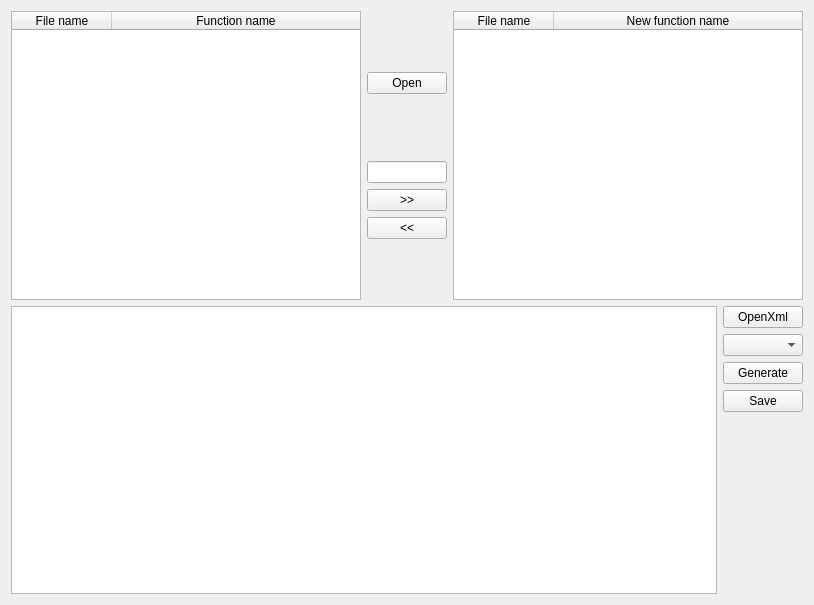
<?xml version="1.0" encoding="UTF-8"?>
<ui version="4.0">
 <class>Form</class>
 <widget class="QWidget" name="Form">
  <property name="geometry">
   <rect>
    <x>0</x>
    <y>0</y>
    <width>814</width>
    <height>605</height>
   </rect>
  </property>
  <property name="windowTitle">
   <string>xmlgen</string>
  </property>
  <layout class="QVBoxLayout" name="verticalLayout_3">
   <item>
    <layout class="QHBoxLayout" name="horizontalLayout">
     <item>
      <widget class="QTableWidget" name="tableWidgetSource">
       <property name="sizeAdjustPolicy">
        <enum>QAbstractScrollArea::AdjustIgnored</enum>
       </property>
       <property name="editTriggers">
        <set>QAbstractItemView::NoEditTriggers</set>
       </property>
       <property name="selectionBehavior">
        <enum>QAbstractItemView::SelectRows</enum>
       </property>
       <property name="verticalScrollMode">
        <enum>QAbstractItemView::ScrollPerItem</enum>
       </property>
       <property name="horizontalScrollMode">
        <enum>QAbstractItemView::ScrollPerItem</enum>
       </property>
       <property name="rowCount">
        <number>0</number>
       </property>
       <property name="columnCount">
        <number>2</number>
       </property>
       <attribute name="horizontalHeaderStretchLastSection">
        <bool>true</bool>
       </attribute>
       <attribute name="verticalHeaderStretchLastSection">
        <bool>false</bool>
       </attribute>
       <column>
        <property name="text">
         <string>File name</string>
        </property>
       </column>
       <column>
        <property name="text">
         <string>Function name</string>
        </property>
       </column>
      </widget>
     </item>
     <item>
      <layout class="QVBoxLayout" name="verticalLayout">
       <item>
        <spacer name="verticalSpacer_2">
         <property name="orientation">
          <enum>Qt::Vertical</enum>
         </property>
         <property name="sizeHint" stdset="0">
          <size>
           <width>20</width>
           <height>40</height>
          </size>
         </property>
        </spacer>
       </item>
       <item>
        <widget class="QPushButton" name="pushButtonOpen">
         <property name="sizePolicy">
          <sizepolicy hsizetype="Fixed" vsizetype="Fixed">
           <horstretch>0</horstretch>
           <verstretch>0</verstretch>
          </sizepolicy>
         </property>
         <property name="contextMenuPolicy">
          <enum>Qt::DefaultContextMenu</enum>
         </property>
         <property name="text">
          <string>Open</string>
         </property>
        </widget>
       </item>
       <item>
        <spacer name="verticalSpacer_3">
         <property name="orientation">
          <enum>Qt::Vertical</enum>
         </property>
         <property name="sizeHint" stdset="0">
          <size>
           <width>20</width>
           <height>40</height>
          </size>
         </property>
        </spacer>
       </item>
       <item>
        <widget class="QLineEdit" name="lineEditPostfix">
         <property name="enabled">
          <bool>true</bool>
         </property>
         <property name="sizePolicy">
          <sizepolicy hsizetype="Ignored" vsizetype="Fixed">
           <horstretch>0</horstretch>
           <verstretch>0</verstretch>
          </sizepolicy>
         </property>
        </widget>
       </item>
       <item>
        <widget class="QPushButton" name="pushButtonAdd">
         <property name="sizePolicy">
          <sizepolicy hsizetype="Fixed" vsizetype="Fixed">
           <horstretch>0</horstretch>
           <verstretch>0</verstretch>
          </sizepolicy>
         </property>
         <property name="text">
          <string>&gt;&gt;</string>
         </property>
        </widget>
       </item>
       <item>
        <widget class="QPushButton" name="pushButtonDel">
         <property name="sizePolicy">
          <sizepolicy hsizetype="Fixed" vsizetype="Fixed">
           <horstretch>0</horstretch>
           <verstretch>0</verstretch>
          </sizepolicy>
         </property>
         <property name="text">
          <string>&lt;&lt;</string>
         </property>
        </widget>
       </item>
       <item>
        <spacer name="verticalSpacer">
         <property name="orientation">
          <enum>Qt::Vertical</enum>
         </property>
         <property name="sizeHint" stdset="0">
          <size>
           <width>20</width>
           <height>40</height>
          </size>
         </property>
        </spacer>
       </item>
      </layout>
     </item>
     <item>
      <widget class="QTableWidget" name="tableWidgetDest">
       <property name="sizeAdjustPolicy">
        <enum>QAbstractScrollArea::AdjustIgnored</enum>
       </property>
       <property name="editTriggers">
        <set>QAbstractItemView::NoEditTriggers</set>
       </property>
       <property name="selectionBehavior">
        <enum>QAbstractItemView::SelectRows</enum>
       </property>
       <property name="horizontalScrollMode">
        <enum>QAbstractItemView::ScrollPerItem</enum>
       </property>
       <property name="rowCount">
        <number>0</number>
       </property>
       <property name="columnCount">
        <number>2</number>
       </property>
       <attribute name="horizontalHeaderCascadingSectionResizes">
        <bool>false</bool>
       </attribute>
       <attribute name="horizontalHeaderStretchLastSection">
        <bool>true</bool>
       </attribute>
       <column>
        <property name="text">
         <string>File name</string>
        </property>
       </column>
       <column>
        <property name="text">
         <string>New function name</string>
        </property>
       </column>
      </widget>
     </item>
    </layout>
   </item>
   <item>
    <layout class="QHBoxLayout" name="horizontalLayout_2">
     <item>
      <widget class="QTextEdit" name="textEditShow">
       <property name="lineWrapMode">
        <enum>QTextEdit::NoWrap</enum>
       </property>
      </widget>
     </item>
     <item>
      <layout class="QVBoxLayout" name="verticalLayout_2">
       <item>
        <widget class="QPushButton" name="pushButtonOpenXml">
         <property name="text">
          <string>OpenXml</string>
         </property>
        </widget>
       </item>
       <item>
        <widget class="QComboBox" name="comboBoxSelSecXml"/>
       </item>
       <item>
        <widget class="QPushButton" name="pushButtonGenXml">
         <property name="text">
          <string>Generate</string>
         </property>
        </widget>
       </item>
       <item>
        <widget class="QPushButton" name="pushButtonSaveXml">
         <property name="text">
          <string>Save</string>
         </property>
        </widget>
       </item>
       <item>
        <spacer name="verticalSpacer_4">
         <property name="orientation">
          <enum>Qt::Vertical</enum>
         </property>
         <property name="sizeHint" stdset="0">
          <size>
           <width>20</width>
           <height>40</height>
          </size>
         </property>
        </spacer>
       </item>
      </layout>
     </item>
    </layout>
   </item>
  </layout>
 </widget>
 <resources/>
 <connections>
  <connection>
   <sender>pushButtonOpen</sender>
   <signal>clicked()</signal>
   <receiver>Form</receiver>
   <slot>openPatchFiles()</slot>
   <hints>
    <hint type="sourcelabel">
     <x>396</x>
     <y>68</y>
    </hint>
    <hint type="destinationlabel">
     <x>374</x>
     <y>5</y>
    </hint>
   </hints>
  </connection>
  <connection>
   <sender>lineEditPostfix</sender>
   <signal>textChanged(QString)</signal>
   <receiver>Form</receiver>
   <slot>changePostfix()</slot>
   <hints>
    <hint type="sourcelabel">
     <x>367</x>
     <y>167</y>
    </hint>
    <hint type="destinationlabel">
     <x>405</x>
     <y>3</y>
    </hint>
   </hints>
  </connection>
  <connection>
   <sender>pushButtonAdd</sender>
   <signal>clicked()</signal>
   <receiver>Form</receiver>
   <slot>addSelectFunctions()</slot>
   <hints>
    <hint type="sourcelabel">
     <x>383</x>
     <y>205</y>
    </hint>
    <hint type="destinationlabel">
     <x>388</x>
     <y>-7</y>
    </hint>
   </hints>
  </connection>
  <connection>
   <sender>pushButtonDel</sender>
   <signal>clicked()</signal>
   <receiver>Form</receiver>
   <slot>delSelectFunctions()</slot>
   <hints>
    <hint type="sourcelabel">
     <x>406</x>
     <y>246</y>
    </hint>
    <hint type="destinationlabel">
     <x>406</x>
     <y>302</y>
    </hint>
   </hints>
  </connection>
  <connection>
   <sender>tableWidgetSource</sender>
   <signal>cellChanged(int,int)</signal>
   <receiver>Form</receiver>
   <slot>setLineEditText()</slot>
   <hints>
    <hint type="sourcelabel">
     <x>181</x>
     <y>159</y>
    </hint>
    <hint type="destinationlabel">
     <x>406</x>
     <y>302</y>
    </hint>
   </hints>
  </connection>
  <connection>
   <sender>tableWidgetSource</sender>
   <signal>cellDoubleClicked(int,int)</signal>
   <receiver>Form</receiver>
   <slot>addSelectFunctions()</slot>
   <hints>
    <hint type="sourcelabel">
     <x>259</x>
     <y>121</y>
    </hint>
    <hint type="destinationlabel">
     <x>377</x>
     <y>317</y>
    </hint>
   </hints>
  </connection>
  <connection>
   <sender>tableWidgetDest</sender>
   <signal>cellDoubleClicked(int,int)</signal>
   <receiver>Form</receiver>
   <slot>delSelectFunctions()</slot>
   <hints>
    <hint type="sourcelabel">
     <x>573</x>
     <y>190</y>
    </hint>
    <hint type="destinationlabel">
     <x>359</x>
     <y>313</y>
    </hint>
   </hints>
  </connection>
  <connection>
   <sender>pushButtonOpenXml</sender>
   <signal>clicked()</signal>
   <receiver>Form</receiver>
   <slot>openXmlFile()</slot>
   <hints>
    <hint type="sourcelabel">
     <x>740</x>
     <y>338</y>
    </hint>
    <hint type="destinationlabel">
     <x>813</x>
     <y>348</y>
    </hint>
   </hints>
  </connection>
  <connection>
   <sender>comboBoxSelSecXml</sender>
   <signal>currentTextChanged(QString)</signal>
   <receiver>Form</receiver>
   <slot>selXmlSection()</slot>
   <hints>
    <hint type="sourcelabel">
     <x>753</x>
     <y>382</y>
    </hint>
    <hint type="destinationlabel">
     <x>811</x>
     <y>399</y>
    </hint>
   </hints>
  </connection>
  <connection>
   <sender>pushButtonGenXml</sender>
   <signal>clicked()</signal>
   <receiver>Form</receiver>
   <slot>genXmlText()</slot>
   <hints>
    <hint type="sourcelabel">
     <x>781</x>
     <y>426</y>
    </hint>
    <hint type="destinationlabel">
     <x>809</x>
     <y>439</y>
    </hint>
   </hints>
  </connection>
  <connection>
   <sender>pushButtonSaveXml</sender>
   <signal>clicked()</signal>
   <receiver>Form</receiver>
   <slot>saveXmlFile()</slot>
   <hints>
    <hint type="sourcelabel">
     <x>771</x>
     <y>464</y>
    </hint>
    <hint type="destinationlabel">
     <x>813</x>
     <y>487</y>
    </hint>
   </hints>
  </connection>
  <connection>
   <sender>tableWidgetSource</sender>
   <signal>cellChanged(int,int)</signal>
   <receiver>tableWidgetSource</receiver>
   <slot>resizeColumnToContents(int)</slot>
   <hints>
    <hint type="sourcelabel">
     <x>134</x>
     <y>127</y>
    </hint>
    <hint type="destinationlabel">
     <x>102</x>
     <y>246</y>
    </hint>
   </hints>
  </connection>
  <connection>
   <sender>tableWidgetDest</sender>
   <signal>cellChanged(int,int)</signal>
   <receiver>tableWidgetDest</receiver>
   <slot>resizeColumnToContents(int)</slot>
   <hints>
    <hint type="sourcelabel">
     <x>524</x>
     <y>147</y>
    </hint>
    <hint type="destinationlabel">
     <x>474</x>
     <y>259</y>
    </hint>
   </hints>
  </connection>
  <connection>
   <sender>textEditShow</sender>
   <signal>textChanged()</signal>
   <receiver>Form</receiver>
   <slot>setSaveEnable()</slot>
   <hints>
    <hint type="sourcelabel">
     <x>650</x>
     <y>517</y>
    </hint>
    <hint type="destinationlabel">
     <x>813</x>
     <y>521</y>
    </hint>
   </hints>
  </connection>
 </connections>
 <slots>
  <slot>openPatchFiles()</slot>
  <slot>changePostfix()</slot>
  <slot>addSelectFunctions()</slot>
  <slot>delSelectFunctions()</slot>
  <slot>setLineEditText()</slot>
  <slot>genXmlText()</slot>
  <slot>openXmlFile()</slot>
  <slot>saveXmlFile()</slot>
  <slot>selXmlSection()</slot>
  <slot>setSaveEnable()</slot>
 </slots>
</ui>
